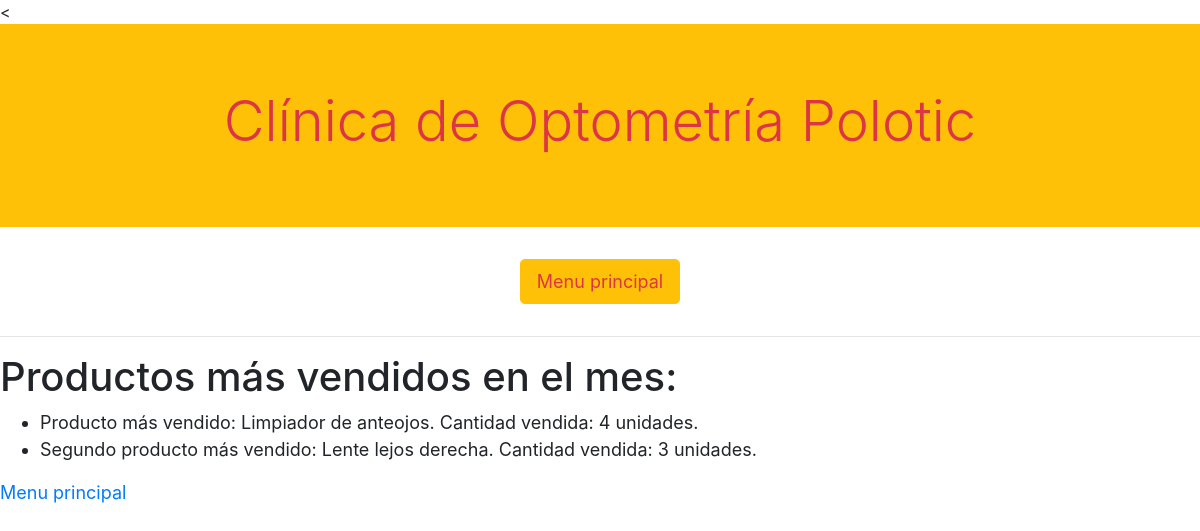
The page /productos_mas_vendidos on the database its author committed.
### clinica/models.py (models this page shows, shortened)
class Producto(models.Model):
    nombre_producto = models.CharField(max_length=64)
    precio = models.DecimalField(decimal_places=2, max_digits=5)
    lejos_cerca = models.ForeignKey(LejosCerca, on_delete=models.RESTRICT, related_name="lejos_o_cerca")
    izquierda_derecha = models.ForeignKey(IzquierdaDerecha, on_delete=models.RESTRICT, related_name="izquierda_o_derecha")
    armazon = models.ForeignKey(Armazon, on_delete=models.RESTRICT, related_name="incluye_armazon")

### clinica/views.py (the view)
# urls.py: path("productos_mas_vendidos", views.productos_mas_vendidos, name ="productos_mas_vendidos"),
def productos_mas_vendidos(request):
    productos = Producto.objects.all()
    cant_max1 = 0
    cant_max2 = 0
    ahora = datetime.now()
    mes = timedelta(weeks=4)
    fecha = ahora - mes
    for prod in productos:
        pedidos_prod= Pedido.objects.filter(producto = prod.id).filter(fecha_y_hora__range=(fecha, ahora))
        cantidad_prod = 0
        for ped in pedidos_prod:
            cantidad_prod = cantidad_prod + ped.cantidad
        if cantidad_prod > cant_max1:
            prod_max1 = prod.nombre_producto
            cant_max1= cantidad_prod
        elif cantidad_prod > cant_max2:
            prod_max2 = prod.nombre_producto
            cant_max2= cantidad_prod
    return render(request, "clinica/productos_mas_vendidos.html", {"cant_max1": cant_max1,
                                                                   "cant_max2": cant_max2,
                                                                   "prod_max1": prod_max1,
                                                                   "prod_max2": prod_max2})

### clinica/templates/clinica/productos_mas_vendidos.html
{% extends "clinica/layout.html" %}
{% block body %}
<h1>Productos más vendidos en el mes:</h1>
<ul>
<li>Producto más vendido: {{prod_max1}}. Cantidad vendida: {{cant_max1}} unidades.</li>
<li>Segundo producto más vendido: {{prod_max2}}. Cantidad vendida: {{cant_max2}} unidades.</li>
</ul>
<a href="{% url 'usuarios:index' %}">Menu principal</a>
{% endblock %}

### clinica/static/css/clinica.css (style rules this page uses)
@media screen and (min-width: 770px) { a, p, li { font-size: 18px !important; } }

### rows shown on the page
Producto: nombre_producto "Limpiador de anteojos"
Producto: nombre_producto "Lente lejos derecha"

### other values the page prints
{{ cant_max1 }} "4"
{{ cant_max2 }} "3"
